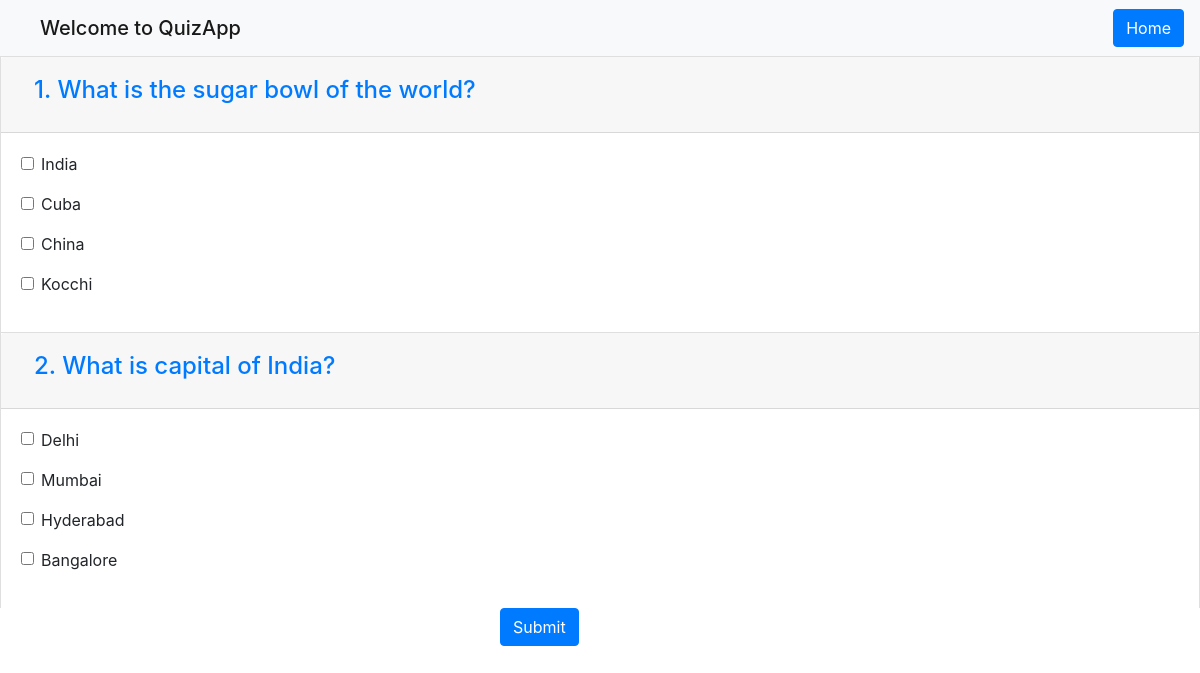
The page /takequiz/2/ (signed in) on the database its author committed.
### Users/models.py (models this page shows, shortened)
class Question(models.Model):
    category = models.ForeignKey(Category, on_delete=models.CASCADE, default=None, null=True)
    question = models.CharField(max_length=255)

class Choice(models.Model):
    question = models.ForeignKey(Question, on_delete=models.CASCADE)
    answer = models.CharField(max_length=50)
    correct = models.BooleanField(default=False)
    def __str__(self):
        return self.answer

### Users/views.py (the view)
# urls.py: path('takequiz/<int:pk>/',views.takequiz, name='takequiz'),
def takequiz(request, pk):
    if request.session.has_key('user'):
        category = Category.objects.get(pk=pk)
        questions = Question.objects.filter(category=category)
        return render(request, 'quiz.html', {'questions': questions, 'category': category})
    return redirect('userpage')

### Users/templates/quiz.html (shortened to what this page needs)
{% load static %}
<!DOCTYPE html>
<html>
<head>
	<link rel="stylesheet" type="text/css" href="{% static 'css/bootstrap.min.css' %}" >
</head>
<body>
	<nav class="navbar navbar-light bg-light">
  		<h2 class="navbar-brand mb-0 ml-4">Welcome to QuizApp</h2>
      <ul class="navbar-nav ml-auto">
        <ul class="navbar-nav">
            <li class="nav-item">
          <a class="btn btn-primary" href="/accounts/login/userpage/">Home <span class="sr-only">(current)</span></a>
        </li>
        </ul>
	</nav>
{% if user.is_authenticated %}
{% if questions %}
<form method="POST" action="{% url 'result' category.id %}">
{% for question in questions %}
<div class="accordion" id="accordionExample">
  <div class="card">
    <div class="card-header" id="heading{{ forloop.counter }}">
      <h2 class="mb-0">
        <button class="btn btn-link" type="button" data-toggle="collapse" data-target="#collapse{{ forloop.counter }}" aria-expanded="true" aria-controls="collapse{{ forloop.counter }}">
          <h4>{{ forloop.counter }}. {{ question.question }}</h4>
        </button>
      </h2>
    </div>
    <div id="collapse{{ forloop.counter }}" class="collapse show" aria-labelledby="heading{{ forloop.counter }}" data-parent="#accordionExample">
      <div class="card-body">
        {% for choice in question.choice_set.all %}
        <div class="form-group form-check">
    <input type="checkbox" class="form-check-input" id="exampleCheck1" name="check_option{{forloop.parentloop.counter}}{{forloop.counter}}"
    value="{{choice.id}}">
    <label class="form-check-label" for="exampleCheck1">{{choice}}</label>
  </div>
        {% endfor %}
      </div>
    </div>
  </div>
  </div>
  {% endfor %}
  <div class="mx-auto" style="width: 200px;">
  <button type="submit" class="btn btn-primary">Submit</button>
</div>
</form>
{% else %}
<div class="alert alert-danger" role="alert">
  There are no questions present in this category, Try again later!
</div>
{% endif %}
{% endif %}
</body>
</html>

### rows shown on the page
Question: question "What is the sugar bowl of the world?"
Choice: answer "India"
Choice: answer "Cuba"
Choice: answer "China"
Choice: answer "Kocchi"
Question: question "What is capital of India?"
Choice: answer "Delhi"
Choice: answer "Mumbai"
Choice: answer "Hyderabad"
Choice: answer "Bangalore"
